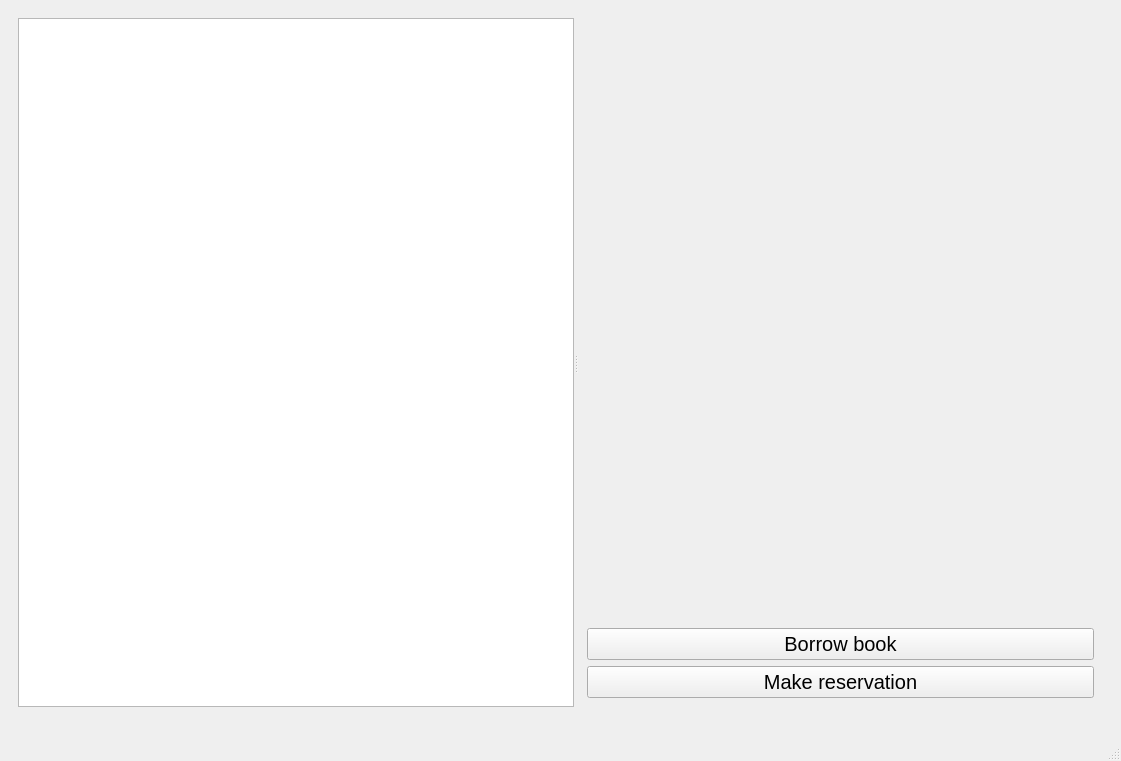
<?xml version="1.0" encoding="UTF-8"?>
<ui version="4.0">
 <class>MainWindow</class>
 <widget class="QMainWindow" name="MainWindow">
  <property name="geometry">
   <rect>
    <x>0</x>
    <y>0</y>
    <width>1121</width>
    <height>761</height>
   </rect>
  </property>
  <property name="sizePolicy">
   <sizepolicy hsizetype="Preferred" vsizetype="MinimumExpanding">
    <horstretch>0</horstretch>
    <verstretch>0</verstretch>
   </sizepolicy>
  </property>
  <property name="font">
   <font>
    <pointsize>20</pointsize>
   </font>
  </property>
  <property name="windowTitle">
   <string>LibApp</string>
  </property>
  <widget class="QWidget" name="centralwidget">
   <layout class="QHBoxLayout" name="horizontalLayout">
    <item>
     <widget class="QStackedWidget" name="Stack">
      <property name="currentIndex">
       <number>2</number>
      </property>
      <widget class="QWidget" name="home">
       <layout class="QVBoxLayout" name="verticalLayout_3">
        <item>
         <layout class="QVBoxLayout" name="verticalLayout_2">
          <item>
           <layout class="QVBoxLayout" name="verticalLayout">
            <item>
             <widget class="QLabel" name="TitleLabel1">
              <property name="sizePolicy">
               <sizepolicy hsizetype="Maximum" vsizetype="Maximum">
                <horstretch>0</horstretch>
                <verstretch>0</verstretch>
               </sizepolicy>
              </property>
              <property name="font">
               <font>
                <pointsize>28</pointsize>
               </font>
              </property>
              <property name="text">
               <string>Welcome to LibApp</string>
              </property>
              <property name="alignment">
               <set>Qt::AlignCenter</set>
              </property>
             </widget>
            </item>
            <item>
             <widget class="QLabel" name="TitleLabel2">
              <property name="font">
               <font>
                <pointsize>19</pointsize>
               </font>
              </property>
              <property name="text">
               <string>Please, enter your login</string>
              </property>
              <property name="alignment">
               <set>Qt::AlignCenter</set>
              </property>
             </widget>
            </item>
            <item>
             <layout class="QHBoxLayout" name="horizontalLayout_2">
              <item>
               <widget class="QLineEdit" name="LoginLineEdit">
                <property name="enabled">
                 <bool>true</bool>
                </property>
                <property name="font">
                 <font>
                  <pointsize>15</pointsize>
                 </font>
                </property>
                <property name="placeholderText">
                 <string>Enter your login here...</string>
                </property>
               </widget>
              </item>
              <item>
               <widget class="QPushButton" name="SubmitLoginButton">
                <property name="font">
                 <font>
                  <pointsize>15</pointsize>
                 </font>
                </property>
                <property name="text">
                 <string>Submit</string>
                </property>
               </widget>
              </item>
             </layout>
            </item>
           </layout>
          </item>
          <item>
           <widget class="QLabel" name="InvalidLoginErrorLabel">
            <property name="sizePolicy">
             <sizepolicy hsizetype="Minimum" vsizetype="Minimum">
              <horstretch>0</horstretch>
              <verstretch>0</verstretch>
             </sizepolicy>
            </property>
            <property name="font">
             <font>
              <pointsize>11</pointsize>
             </font>
            </property>
            <property name="text">
             <string>&lt;html&gt;&lt;head/&gt;&lt;body&gt;&lt;p&gt;&lt;br/&gt;&lt;/p&gt;&lt;/body&gt;&lt;/html&gt;</string>
            </property>
            <property name="alignment">
             <set>Qt::AlignCenter</set>
            </property>
           </widget>
          </item>
         </layout>
        </item>
       </layout>
      </widget>
      <widget class="QWidget" name="client_home_page">
       <layout class="QGridLayout" name="gridLayout_3">
        <item row="0" column="0">
         <layout class="QVBoxLayout" name="verticalLayout_4">
          <item>
           <layout class="QGridLayout" name="gridLayout">
            <item row="2" column="0">
             <widget class="QLabel" name="ClientHomeQstLabel">
              <property name="font">
               <font>
                <family>DejaVu Serif</family>
                <pointsize>20</pointsize>
                <weight>75</weight>
                <bold>true</bold>
               </font>
              </property>
              <property name="text">
               <string>What would you like to do?</string>
              </property>
              <property name="alignment">
               <set>Qt::AlignCenter</set>
              </property>
             </widget>
            </item>
            <item row="1" column="0">
             <widget class="QLabel" name="ClientHomeWelcomeLabel">
              <property name="sizePolicy">
               <sizepolicy hsizetype="Preferred" vsizetype="Minimum">
                <horstretch>0</horstretch>
                <verstretch>0</verstretch>
               </sizepolicy>
              </property>
              <property name="font">
               <font>
                <family>DejaVu Serif</family>
                <pointsize>20</pointsize>
                <weight>75</weight>
                <bold>true</bold>
               </font>
              </property>
              <property name="text">
               <string>Welcome to your account.</string>
              </property>
              <property name="alignment">
               <set>Qt::AlignCenter</set>
              </property>
             </widget>
            </item>
            <item row="0" column="0">
             <widget class="QLabel" name="HelloClientLabel">
              <property name="sizePolicy">
               <sizepolicy hsizetype="Preferred" vsizetype="Minimum">
                <horstretch>0</horstretch>
                <verstretch>0</verstretch>
               </sizepolicy>
              </property>
              <property name="font">
               <font>
                <family>DejaVu Serif</family>
                <pointsize>29</pointsize>
                <weight>75</weight>
                <bold>true</bold>
               </font>
              </property>
              <property name="text">
               <string>Hello!</string>
              </property>
              <property name="alignment">
               <set>Qt::AlignCenter</set>
              </property>
             </widget>
            </item>
           </layout>
          </item>
          <item>
           <layout class="QGridLayout" name="gridLayout_2">
            <item row="1" column="0">
             <widget class="QPushButton" name="ClientDisplayRentingsButton">
              <property name="font">
               <font>
                <family>DejaVu Serif</family>
                <pointsize>20</pointsize>
                <weight>75</weight>
                <bold>true</bold>
               </font>
              </property>
              <property name="text">
               <string>Display current rentings</string>
              </property>
             </widget>
            </item>
            <item row="2" column="0">
             <widget class="QPushButton" name="ClientDisplayHistoryButton">
              <property name="font">
               <font>
                <family>DejaVu Serif</family>
                <pointsize>20</pointsize>
                <weight>75</weight>
                <bold>true</bold>
               </font>
              </property>
              <property name="text">
               <string>Display my renting history</string>
              </property>
             </widget>
            </item>
            <item row="0" column="0">
             <widget class="QPushButton" name="ClientDisplayBooksButton">
              <property name="sizePolicy">
               <sizepolicy hsizetype="Minimum" vsizetype="Maximum">
                <horstretch>0</horstretch>
                <verstretch>0</verstretch>
               </sizepolicy>
              </property>
              <property name="font">
               <font>
                <family>DejaVu Serif</family>
                <pointsize>20</pointsize>
                <weight>75</weight>
                <bold>true</bold>
               </font>
              </property>
              <property name="text">
               <string>Display list of books</string>
              </property>
             </widget>
            </item>
            <item row="3" column="0">
             <widget class="QPushButton" name="ClientLogoutButton">
              <property name="font">
               <font>
                <family>DejaVu Serif</family>
                <pointsize>20</pointsize>
                <weight>75</weight>
                <bold>true</bold>
               </font>
              </property>
              <property name="text">
               <string>Logout</string>
              </property>
             </widget>
            </item>
           </layout>
          </item>
         </layout>
        </item>
       </layout>
      </widget>
      <widget class="QWidget" name="client_display_books_page">
       <layout class="QHBoxLayout" name="horizontalLayout_3">
        <item>
         <widget class="QSplitter" name="splitter">
          <property name="orientation">
           <enum>Qt::Horizontal</enum>
          </property>
          <widget class="QListWidget" name="ListOfBooks">
           <property name="sizePolicy">
            <sizepolicy hsizetype="Preferred" vsizetype="Expanding">
             <horstretch>0</horstretch>
             <verstretch>0</verstretch>
            </sizepolicy>
           </property>
          </widget>
          <widget class="QStackedWidget" name="BookListStack">
           <property name="sizePolicy">
            <sizepolicy hsizetype="Expanding" vsizetype="Preferred">
             <horstretch>0</horstretch>
             <verstretch>0</verstretch>
            </sizepolicy>
           </property>
           <property name="currentIndex">
            <number>0</number>
           </property>
           <widget class="QWidget" name="book_info_page">
            <layout class="QGridLayout" name="gridLayout_4">
             <item row="2" column="0">
              <widget class="QLabel" name="BookGenre">
               <property name="font">
                <font>
                 <pointsize>15</pointsize>
                </font>
               </property>
               <property name="text">
                <string/>
               </property>
              </widget>
             </item>
             <item row="4" column="0">
              <widget class="QLabel" name="BookStatus">
               <property name="font">
                <font>
                 <pointsize>15</pointsize>
                </font>
               </property>
               <property name="text">
                <string/>
               </property>
              </widget>
             </item>
             <item row="8" column="0">
              <widget class="QPushButton" name="ReservationButton">
               <property name="font">
                <font>
                 <pointsize>15</pointsize>
                </font>
               </property>
               <property name="text">
                <string>Make reservation</string>
               </property>
              </widget>
             </item>
             <item row="0" column="0">
              <widget class="QLabel" name="BookTitle">
               <property name="font">
                <font>
                 <pointsize>15</pointsize>
                </font>
               </property>
               <property name="text">
                <string/>
               </property>
              </widget>
             </item>
             <item row="7" column="0">
              <widget class="QPushButton" name="BookBorrowButton">
               <property name="font">
                <font>
                 <pointsize>15</pointsize>
                </font>
               </property>
               <property name="text">
                <string>Borrow book</string>
               </property>
              </widget>
             </item>
             <item row="5" column="0">
              <widget class="QLabel" name="BookReservation">
               <property name="font">
                <font>
                 <pointsize>15</pointsize>
                </font>
               </property>
               <property name="text">
                <string/>
               </property>
              </widget>
             </item>
             <item row="1" column="0">
              <widget class="QLabel" name="BookAuthors">
               <property name="font">
                <font>
                 <pointsize>15</pointsize>
                </font>
               </property>
               <property name="text">
                <string/>
               </property>
              </widget>
             </item>
             <item row="3" column="0">
              <widget class="QLabel" name="BookId">
               <property name="font">
                <font>
                 <pointsize>15</pointsize>
                </font>
               </property>
               <property name="text">
                <string/>
               </property>
              </widget>
             </item>
             <item row="6" column="0">
              <widget class="QLabel" name="TempLabel">
               <property name="font">
                <font>
                 <pointsize>15</pointsize>
                </font>
               </property>
               <property name="text">
                <string/>
               </property>
              </widget>
             </item>
            </layout>
           </widget>
           <widget class="QWidget" name="book_home_page">
            <layout class="QVBoxLayout" name="verticalLayout_5">
             <item>
              <widget class="QLabel" name="BookStack0Label">
               <property name="font">
                <font>
                 <pointsize>17</pointsize>
                </font>
               </property>
               <property name="text">
                <string>Choose book from list</string>
               </property>
               <property name="alignment">
                <set>Qt::AlignCenter</set>
               </property>
              </widget>
             </item>
            </layout>
           </widget>
          </widget>
         </widget>
        </item>
       </layout>
      </widget>
      <widget class="QWidget" name="client_display_rentings_page"/>
      <widget class="QWidget" name="client_display_history_page"/>
      <widget class="QWidget" name="librarian_home_page">
       <widget class="QLabel" name="label">
        <property name="geometry">
         <rect>
          <x>120</x>
          <y>30</y>
          <width>59</width>
          <height>15</height>
         </rect>
        </property>
        <property name="text">
         <string>TextLabel</string>
        </property>
       </widget>
      </widget>
     </widget>
    </item>
   </layout>
  </widget>
  <widget class="QStatusBar" name="statusbar"/>
  <widget class="QMenuBar" name="menubar">
   <property name="geometry">
    <rect>
     <x>0</x>
     <y>0</y>
     <width>1121</width>
     <height>38</height>
    </rect>
   </property>
  </widget>
 </widget>
 <resources/>
 <connections/>
</ui>
